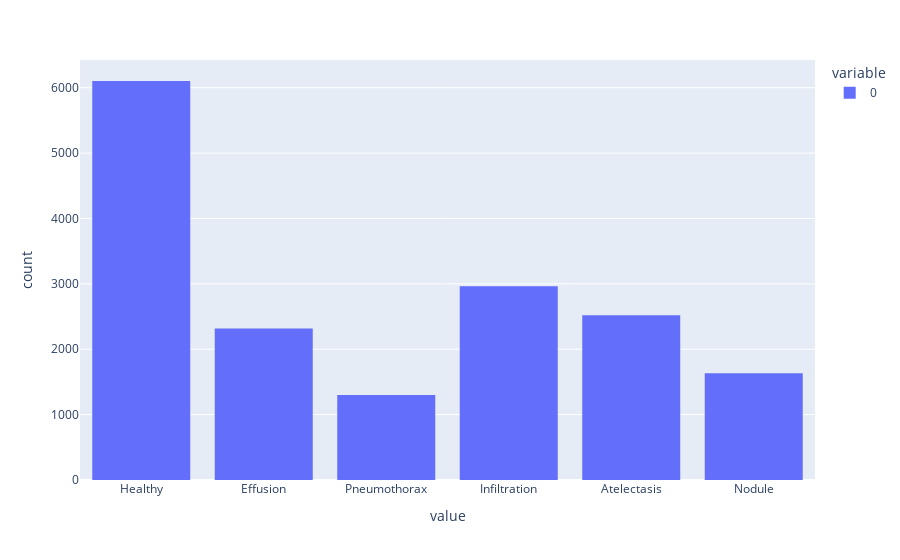

Notebook cell for this chart:
### Code cell
fig = px.histogram(labeled_targets)
fig.update_layout(bargap=0.2)
fig.show()

### Figure 1 — Plotly figure (JSON) as saved in the notebook; plotly's stock layout.template omitted (floating-point values rounded to 4 significant figures; data arrays with more than 128 entries replaced by an {"elided": "..."} marker saying what was removed)
{"data": [{"alignmentgroup": "True", "bingroup": "x", "hovertemplate": "variable=0<br>value=%{x}<br>count=%{y}<extra></extra>", "legendgroup": "0", "marker": {"color": "#636efa", "pattern": {"shape": ""}}, "name": "0", "offsetgroup": "0", "orientation": "v", "showlegend": true, "type": "histogram", "x": {"elided": "16841 str values"}, "xaxis": "x", "yaxis": "y"}], "layout": {"bargap": 0.2, "barmode": "relative", "legend": {"title": {"text": "variable"}, "tracegroupgap": 0}, "margin": {"t": 60}, "xaxis": {"anchor": "y", "domain": [0, 1], "title": {"text": "value"}}, "yaxis": {"anchor": "x", "domain": [0, 1], "title": {"text": "count"}}}}
